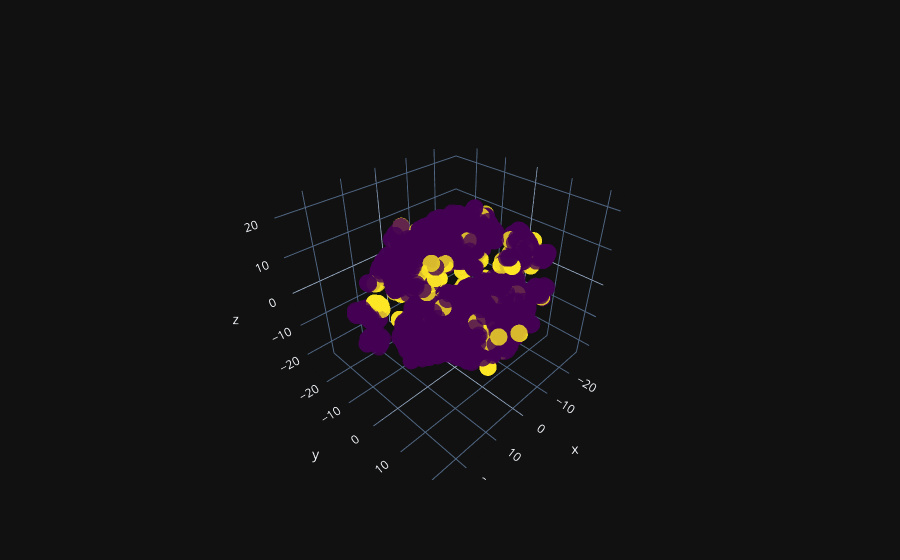

Notebook cell for this chart:
### Code cell
utils.plot_3d_TSNE(df, labels= -1 * outlier_indices, dist_matrix=gower.gower_matrix(df))

### Figure 1 — Plotly figure (JSON) as saved in the notebook; plotly's stock layout.template omitted (floating-point values rounded to 4 significant figures; data arrays with more than 128 entries replaced by an {"elided": "..."} marker saying what was removed)
{"data": [{"marker": {"color": {"elided": "7200 int values"}, "colorscale": [[0.0, "#440154"], [0.1111, "#482878"], [0.2222, "#3e4989"], [0.3333, "#31688e"], [0.4444, "#26828e"], [0.5556, "#1f9e89"], [0.6667, "#35b779"], [0.7778, "#6ece58"], [0.8889, "#b5de2b"], [1.0, "#fde725"]], "opacity": 0.8, "size": 6}, "mode": "markers", "x": {"elided": "7200 float values"}, "y": {"elided": "7200 float values"}, "z": {"elided": "7200 float values"}, "type": "scatter3d"}], "layout": {}}
